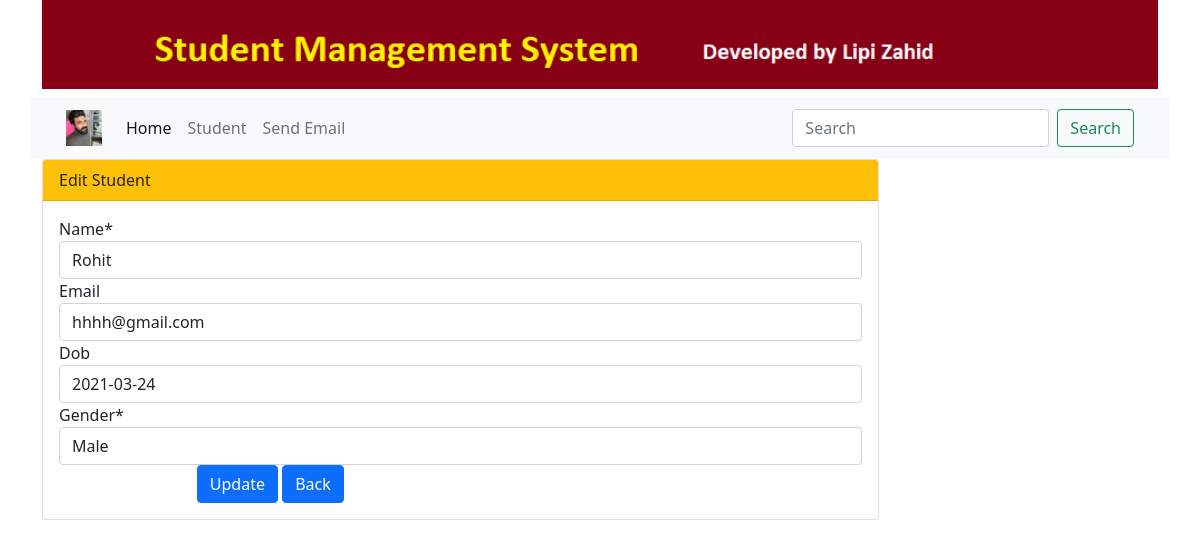
The page /std/edit/336 on the database its author committed.
### myapp/models.py (models this page shows, shortened)
class Student(models.Model):
    GENDER_CHOICES=[('Male','Male'),('Female','Female')]
    id=models.AutoField(primary_key=True)
    name=models.CharField(max_length=100)
    email=models.EmailField(unique=True,blank=True)
    dob=models.DateField(default=datetime.now, blank=True)
    gender=models.CharField(max_length=6,choices=GENDER_CHOICES,default='Female')

### myapp/views.py (the view)
# urls.py: path('edit/<int:id>', views.edit,name='edit'),
def edit(request,id):
    student=Student.objects.get(pk=id)
    form=StudentForm(request.POST or None, instance=student)
    context={'title':'Edit','student':student,'form':form}
    return render(request,'student/edit.html',context)

### myapp/forms.py
class StudentForm(forms.ModelForm):
    class Meta:
        model=Student
        fields="__all__"

### templates/student/edit.html (shortened to what this page needs)
{% extends 'base.html' %}
{% block content %}
        <form action="{%  url 'student:update' student.id %}" method="POST">
            <div class="card w-75">
                <div class="card-header bg-warning text-dark" >
                  Edit Student
                </div>
                <div class="card-body">
                    {% load crispy_forms_tags %}
                    {{ form|crispy }}
                    <div class="form-grow row">
                        <label for="gender" class="col-sm-2 col-form-label"></label>
                        <div class="col-sm-6">
                            <button type="submit" class="btn btn-primary">Update</button>
                            <a href="{%  url 'student:home' %}" class="btn btn-primary">Back</a>
                        </div>
                    </div>
                </div>
              </div>
        </form>
{% endblock %}

### rows shown on the page
Student: name "Rohit", email "hhhh@gmail.com", dob "2021-03-24", gender "Male"
